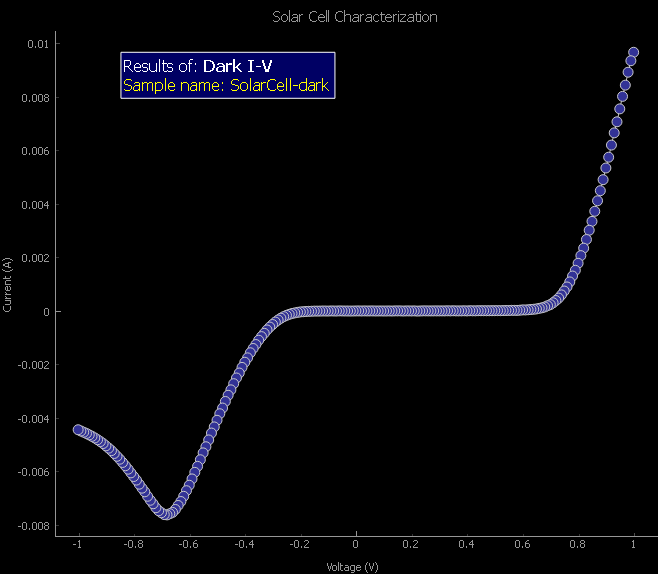

Recreate this plot in Python.
#!/usr/bin/env python3
# Copyright (c) 2014 Julio C. Rimada. All rights reserved.
# This program or module is free software: you can redistribute it and/or
# modify it under the terms of the GNU General Public License as published
# by the Free Software Foundation, either version 2 of the License, or
# version 3 of the License, or (at your option) any later version. It is
# provided for scientific purposes and is distributed in the hope that
# it will be useful, but WITHOUT ANY WARRANTY; without even the implied
# warranty of MERCHANTABILITY or FITNESS FOR A PARTICULAR PURPOSE. See
# the GNU General Public License for more details.


import os
import platform
import sys
import codecs
from datetime import datetime
import time
   
import numpy as np
from PyQt4.QtCore import *
from PyQt4.QtGui import *

import pyqtgraph as pg

import Keithley
import ui_acquiredlg3 
from ui_gpibconfig import Ui_GpibConfigDialog
import calculate 
import qrc_resources3


class IVMeas(QMainWindow, ui_acquiredlg3.Ui_IVMainWindow):

	def __init__(self, parent=None):
		super(IVMeas, self).__init__(parent)
		self.setWindowTitle("IV-Suite")
		self.setWindowIcon(QIcon('sun256.png'))
		
		settings = QSettings()
		self.recentDirs = settings.value("RecentDirectories") or []
		self.setupUi(self)
		
		self.directoriescomboBox.clear()
		self.directoriescomboBox.addItems(self.recentDirs)
		self.IVtabWidget.setCurrentIndex(0)
		
		## Window to change the gpib address of the Keithley 2400
		self.configgpib = Ui_GpibConfigDialog

		
		## Switch to using white background and black foreground in the plot window
		## maybe could include in a preferences window to be selected by user
		
		#~ pg.setConfigOption('background', 'w')
		#~ pg.setConfigOption('foreground', 'k')
		
		self.plot = pg.PlotWidget(title="Solar Cell Characterization")
		self.p1 = self.plot.plotItem
		self.p1.setLabels(left='Current (A)', bottom='Voltage (V)')
		self.p1.viewRect()
		self.ivplot.addWidget(self.plot)
		
		
		self.calcparameters = [0, 0,  0,  0, 0, 0,  0] # [isc,  voc,  fillfactor,  maxscpower,  effic, rshunt,  rseries]
		self.meastype = 0 # 0 -> dark i-v, 1 -> illuminated i-v
		self.sweeptype=0  # 0 -> standard simple sweep, 1 -> i-v hysteresis sweep
		self.datalist =[] # measured data initialized to zero
		
		self.updateUi()

	@pyqtSignature("QString")
	def on_nameLineEdit_textEdited(self, text):
		self.__index = 0
		self.updateUi()

	@pyqtSignature("")
	def on_browseButton_clicked(self):
		currentdir = str(QFileDialog.getExistingDirectory(self, "Select Directory"))
		self.directoriescomboBox.addItem(currentdir)
		self.addRecentDir(currentdir)
	
	@pyqtSignature("")
	def on_measureButton_clicked(self):

		class SavingDirError(Exception): pass

		try:
			if self.directoriescomboBox.currentIndex() ==-1:
				raise SavingDirError("you haven't selected any saving directory")
		
			self.measure()
			basename = self.samplename()
			self.saveresults(basename)
			self.plotresults(basename)
        
		except SavingDirError as e:
			QMessageBox.warning(self, "Saving Directory Error", str(e))
		except (IOError, OSError) as e:
			error = "Failed to save: {0}".format(e)


	def updateUi(self):
		if self.nameLineEdit.text() =="":
			enable = False
		else:
			enable = True
		self.measureButton.setEnabled(enable)
        
	def meastypeControl(self):
		self.meastype = self.MeasTypelistWidget.currentRow()
		if self.meastype == 0:
			print("measurement type = Dark I-V")
		elif self.meastype == 1:
			print("measurement type = Illuminated I-V")
		elif self.meastype == 2:
			print("measurement type = Voc photodecay")
		elif self.meastype == 3:
			print("measurement type = Jsc stability")
                
	def sweeptypeControl(self):
		self.sweeptype = self.SweepTypelistWidget.currentRow()
		if self.sweeptype == 0:
			print("Sweep type = Simple sweep")
		elif self.sweeptype == 1:
			print("Sweep type = Hysteresis sweep") 
            
	def measure(self):
		self.meastypeControl()
		self.sweeptypeControl()
		## Instantiate Keithley class to control instrument
		self.k2400 = Keithley.K2400Series(24)
		
		## Check type of measurement 
		
		if self.MeasTypelistWidget.currentRow() == 0:
			if self.SweepTypelistWidget.currentRow() == 0:
				sleepingtime = self.k2400SimpleSweep()
			elif self.SweepTypelistWidget.currentRow() == 1:
				sleepingtime = self.k2400HysteresisSweep()
		elif self.MeasTypelistWidget.currentRow() == 1:
			sleepingtime = self.k2400SimpleSweep()
		elif self.MeasTypelistWidget.currentRow() == 2:
			sleepingtime = self.k2400VocDecay()
		elif self.MeasTypelistWidget.currentRow() == 3:
			sleepingtime = self.Iscstability()
		
		self.k2400.outputon()   #Turn on instrument output
		
		self.k2400.write(":INIT; *OPC")     #Intialize and begin measurement
		print("Measuring...waiting for results in about {0:d} seconds".format(sleepingtime))
		time.sleep(sleepingtime)
		print("...Done!!!")
		datalist=self.k2400WaitRead()  # getting measurement results
		
		self.k2400.outputoff()   #Turn OFF instrument output
		
		# converting the 1D datalist into a 2 columns numpy array
		k2400datalist = np.array([datalist[i:i+2] for i in range(0, len(datalist),2)])
		if self.MeasTypelistWidget.currentRow() == 2:
			self.datalist = np.fliplr(k2400datalist)
		elif self.MeasTypelistWidget.currentRow() == 3:
			self.datalist = np.fliplr(k2400datalist)
			self.datalist[:,1]*=-1
		else:
			self.datalist = k2400datalist
		print("Printing data measured")
		print(self.datalist)

 
	def k2400SimpleSweep(self):
		self.k2400.write(":syst:pres; *RST; *CLS") # reset equipment
		self.k2400.write(":sens:func:conc off")  # Turn off concurrent functions
		self.k2400.write(":trace:feed:cont never")
		self.k2400.write("*ESE 1; *SRE 32")
		self.k2400.write(":source:func volt")
		self.k2400.write(":source:sweep:spacing lin")
		
		self.k2400.write(":source:sweep:direction down")
		self.k2400.write(":source:voltage:protection default")
		self.k2400.write(":source:voltage:start %.2f" %  self.VminSpinBox.value())
		self.k2400.write(":source:voltage:stop %.2f" % self.VmaxSpinBox.value())
		self.k2400.write(":source:voltage:step %.2f" %  self.sweepStepSpinBox.value())
		self.k2400.write(":source:volt:mode swe")
		self.k2400.write(":source:del %.4f" % self.sweepDelSpinBox.value())
		self.k2400.write(":source:sweep:poin?")
		number_of_points= self.k2400.read()
		
		compliance_list=["1.05e-6",  "1.05e-5",  "1.05e-4",  "1.05e-3",  "2.1e-2",  "1.05e-1",  "1.05"]
		self.k2400.write(":current:protection %s" % compliance_list[self.currentLimitcomboBox.currentIndex()])
		print("Compliance current = "+ compliance_list[self.currentLimitcomboBox.currentIndex()])
		self.k2400.write(":current:nplc 0.01")
		self.k2400.write(":current:range 0.01")
		self.k2400.write(":func 'curr:dc'")
		self.k2400.write(":abort")
		self.k2400.write(":arm:source imm")
		self.k2400.write(":arm:coun 1")
		self.k2400.write(":trigger:source imm")
		self.k2400.write(":trigger:del 0")
		self.k2400.write(":trigger:coun %s" % number_of_points)
		#buffer
		self.k2400.write(":form ascii")
		self.k2400.write(":form:elem volt,curr")
		self.k2400.write(":trace:poin %s" % number_of_points)
		self.k2400.write(":trace:clear")
		self.k2400.write(":trace:feed sense")    #Store readings in buffer
		self.k2400.write(":trace:feed:cont next")   #Enable buffer storage
		return 0

	def k2400HysteresisSweep(self):
		vstart = self.VminSpinBox.value()   # Initial value
		vstop = self.VmaxSpinBox.value()    # Final value
		vstep = self.sweepStepSpinBox.value()   # voltage increment
		pasosforward = (vstart-vstop)/vstep + 1     # number of steps in the forward direction
		volt_array = np.arange(vstart, vstop+vstep, vstep)   # array of voltages to apply in the forward direction
		
		if self.ZerocheckBox.isChecked():
			volt_array_from_zero = np.arange(0, vstart+vstep, vstep)   #  array of voltages from zero to start value 
			volt_array_tot = np.concatenate((volt_array_from_zero, volt_array, np.delete(volt_array[::-1],0)))   # array of voltages to apply starting from zero
		else:
			volt_array_tot = np.concatenate((volt_array, np.delete(volt_array[::-1],0)))     # array of voltages to apply not starting from zero
			
		self.number_of_points = len(volt_array_tot)    # length of voltages array
        
        # programming the Keithley 2400 for a memory sweep
		self.k2400.write("*RST")   #Reset instrument
		self.k2400.write("*CLS")     #Clear instrument status
		self.k2400.write(":OUTP:SMODE HIMP") #Use high impedance output off-state (IMPORTANT! refer to page 3-20 in 2400 Series User's Manual)
		self.k2400.write("*SRE 1")   #Enable service request generation
		self.k2400.write(":STAT:MEAS:ENAB 512")  #SRQ on buffer full
		self.k2400.write(":FORM:ELEM VOLT,CURR") #Format return data string as a list of voltage, current    

		count = 0
        # Begin configuration on each memory location
		for x in volt_array_tot:
			self.k2400.write(":SOUR:FUNC VOLT")  #Configure instrument to source voltages
			self.k2400.write(":SENS:FUNC 'CURR:DC'") # Configure instrument to measure DC current
			self.k2400.write(":SOUR:VOLT %f" %x)     # set source to corresponding voltage in the array of voltages 
			self.k2400.write(":SENS:CURR:NPLC 0.01")     #Set integration rate on current measurement = 0.01 PLC
			
			if count > 0:       # if not the first voltage on list 
				if cmp(volt_array_tot[count], volt_array_tot[count-1]>0):
					self.k2400.write(":SOUR:DEL %f" %self.ForwardsweepDelSpinBox.value())    #Set source delay in the forward direction of the sweep to the value defined by user 
				else:
					self.k2400.write(":SOUR:DEL %f" %self.BackwardsweepDelSpinBox.value())        #Set source delay in the backward direction of the sweep to the value defined by user 
			else:
				self.k2400.write(":SOUR:DEL %f" %self.ForwardsweepDelSpinBox.value())     #Set source delay for the first point to the value defined by user 

			self.k2400.write(":SOUR:MEM:SAVE %d"% (count+1))    #Save present SourceMeter configuration in source memory location n 
			count +=1

		self.k2400.write(":ARM:SOUR IMM")   #Set arm source = immediate (default)
		self.k2400.write(":ARM:COUN 1")   #Set arm count = 5 (This is the number of times you would like to make complete sweep cycles)
		self.k2400.write(":TRIG:SOUR IMM")   #Set trigger layer source = immediate (default)
		self.k2400.write(":TRIG:COUN %d" %self.number_of_points)    #Set trigger count = MUST equal number of points in source memory sweep
		self.k2400.write(":TRAC:POIN %d" %self.number_of_points)   #Configure buffer size = trigger count * arm count
		self.k2400.write(":TRAC:FEED SENS")   #Store readings in buffer
		self.k2400.write(":TRAC:FEED:CONT NEXT")   #Enable buffer storage
		self.k2400.write(":SOUR:FUNC MEM")    #Source function mode = source memory sweep
		self.k2400.write(":SOUR:MEM:POIN %d" %self.number_of_points)   # points in source memory sweep (MUST equal trigger count)
		self.k2400.write(":SOUR:MEM:STAR 1")    #Start at source memory location 1
		
		return 0
		
	def k2400VocDecay(self):
		#reset
		self.k2400.reset()
		#~ QMessageBox.information(self,  "Ok", "Reset")
		#set SRQ
		self.k2400.write("*ESE 1;*SRE 1")
		self.k2400.write("STAT:MEAS:ENAB 512")
		#~ QMessageBox.information(self,  "Ok", "SRQ")
		#set source
		self.k2400.write(":source:func curr")
		self.k2400.write(":source:current:mode FIX")
		self.k2400.write(":source:current default")
		self.k2400.write(":source:del 0")
		#~ QMessageBox.information(self,  "Ok", "Source")
		#sense
		compliance_list=["1.05e-6",  "1.05e-5",  "1.05e-4",  "1.05e-3",  "2.1e-2",  "1.05e-1",  "1.05"]
		self.k2400.write(":current:protection {0:s}".format(compliance_list[self.currentLimitcomboBox.currentIndex()]))
		#~ QMessageBox.information(self,  "Ok", "Current protection")
		self.k2400.write(":voltage:nplc 0.1")
		#~ QMessageBox.information(self,  "Ok", "nplc")
		self.k2400.write(":current:range:auto 1")
		#~ QMessageBox.information(self,  "Ok", "current range")
		self.k2400.write(":SENS:FUNC 'VOLT:DC'")
		#~ QMessageBox.information(self,  "Ok", "sense function volt")
		#~ QMessageBox.information(self,  "Ok", "Sense")
		#layer
		self.k2400.write(":abort")
		self.k2400.write(":arm:source imm")
		self.k2400.write(":arm:coun 1")
		self.k2400.write(":trigger:source imm")
		self.k2400.write(":trigger:del {0:.2f}".format(self.sweepDelSpinBox.value()))
		self.k2400.write(":trigger:coun {0:d}".format(self.VocNPointsspinBox.value()))
		#~ QMessageBox.information(self,  "Ok", "Layer")
		#buffer
		self.k2400.write(":form ascii")
		self.k2400.write(":form:elem volt, time")
		self.k2400.write(":trace:poin {0:d}".format(self.VocNPointsspinBox.value()))
		self.k2400.write(":trace:clear")
		self.k2400.write(":trace:feed sense")    #Store readings in buffer
		self.k2400.write(":trace:feed:cont next")  #Enable buffer storage
		#~ QMessageBox.information(self,  "Ok", "Buffer")
		meas_duration = self.sweepDelSpinBox.value()*self.VocNPointsspinBox.value()
		return int(meas_duration)
	
	def Iscstability(self):
		#number of points and delay time calculaiton
		#based on the measurement time selected by user
		meas_duration = self.minutesSpinBox.value()*60 #duration of measurement in seconds
		meas_interval = meas_duration/2500
		
		#reset
		self.k2400.reset()
		
		#set SRQ
		self.k2400.write("*ESE 1;*SRE 1")
		self.k2400.write("STAT:MEAS:ENAB 512")
		#~ QMessageBox.information(self,  "SRQ Ok", "Continue")
		#set source
		self.k2400.write(":source:func volt")
		self.k2400.write(":source:voltage:mode fixed")
		self.k2400.write(":source:voltage default")
		self.k2400.write(":source:del 0")
		#~ QMessageBox.information(self,  "Source Ok", "Continue")
		#sense
		compliance_list=["1.05e-6",  "1.05e-5",  "1.05e-4",  "1.05e-3",  "2.1e-2",  "1.05e-1",  "1.05"]
		self.k2400.write(":current:protection {0:s}".format(compliance_list[self.currentLimitcomboBox.currentIndex()]))
		self.k2400.write(":current:nplc 0.1")
		self.k2400.write(":current:range:auto on")
		self.k2400.write(":SENS:FUNC 'CURRENT'")
		#~ QMessageBox.information(self,  "Ok", "Sense")
		#layer
		self.k2400.write(":abort")
		self.k2400.write(":arm:source imm")
		self.k2400.write(":arm:coun 1")
		self.k2400.write(":trigger:source imm")
		self.k2400.write(":trigger:del {0:.3f}".format(meas_interval))
		self.k2400.write(":trigger:coun 2500")
		#~ QMessageBox.information(self,  "Ok", "layer")
		#buffer
		self.k2400.write(":form ascii")
		self.k2400.write(":form:elem current, time")
		self.k2400.write(":trace:tstamp:format abs")
		self.k2400.write(":trace:poin 2500")
		self.k2400.write(":trace:clear")
		self.k2400.write(":trace:feed sense")    #Store raw readings in buffer
		self.k2400.write(":trace:feed:cont next")   #Enable buffer storage
		#~ QMessageBox.information(self,  "Ok", "Buffer")
		return meas_duration
		
	def saveresults(self, basename):
		
		filename = self.directoriescomboBox.currentText()+'/'+basename+'.ivk'
		print("Sample filename: " + filename)
		np.savetxt(filename, self.datalist, fmt='%10.4e', delimiter='\t')
		
	def plotresults(self, basename):
		
		if self.MeasTypelistWidget.currentRow() == 0:
			if self.SweepTypelistWidget.currentRow() == 0:
				meas = "Dark I-V"
				y_axe = 'Current (A)'
				x_axe = 'Voltage (V)'
			elif self.SweepTypelistWidget.currentRow() == 1:
				meas = "Dark I-V Hysteresis"
				y_axe = 'Current (A)'
				x_axe = 'Voltage (V)'
		elif self.MeasTypelistWidget.currentRow() == 1:
			meas = "Solar Cell Illuminated I-V"
			y_axe = 'Current (A)'
			x_axe = 'Voltage (V)'
		elif self.MeasTypelistWidget.currentRow() == 2:
			meas = "Voc Photodecay curve"
			x_axe = 'Time (s)'
			y_axe = 'Voltage (V)'
		elif self.MeasTypelistWidget.currentRow() == 3:
			meas = "Jsc stability curve"
			x_axe = 'Time (s)'
			y_axe = 'Jsc (A)'
		
		self.plot.clear()
		self.p1.setLabels(left=y_axe, bottom=x_axe)
		self.p1.plot(self.datalist, symbol='o', clickable=True, width=6, name=basename)
		self.IVtabWidget.setCurrentIndex(1)
		
		if self.MeasTypelistWidget.currentRow() == 0:
			texto = 'Sample name: '+ basename
			print("Dark I-V measured, no solar cells parameters will be calculated..... for now")
		elif self.MeasTypelistWidget.currentRow() == 1:
			self.calcparameters = calculate.findscparam(self.datalist, self.IrradspinBox.value(), self.areaSpinBox.value())
			print("Iluminated I-V")
			print(self.calcparameters[3])
			isc = " %.2f " % (self.calcparameters[0]*1000)
			jsc = " %.2f " % (self.calcparameters[0]*1000/ self.areaSpinBox.value())
			voc = " %.2f " % (self.calcparameters[1]*1000)
			maxpower = " %.2f " %(self.calcparameters[3]*1000)
			fillfactor = " %.3f "%(self.calcparameters[2])
			effic = " %.2f "%(self.calcparameters[4]*100)
			rshunt = " %.2e "%(self.calcparameters[5])
			rseries = " %.2e "%(self.calcparameters[6])
			texto = 'Sample name: '+ basename+ '<br>I<sub>SC</sub> = '+ isc + ' mA <br> V<sub>OC</sub> = ' + voc + ' mV <br> P<sub>MAX</sub> = ' + maxpower +'mW <br> FF = ' + fillfactor + '<br> Efficiency = ' +effic+ ' % <br> R<sub>||</sub> = ' + rshunt + ' &#8486; <br> R<sub>series</sub> = ' + rseries + ' &#8486;'
		elif self.MeasTypelistWidget.currentRow() == 2:
			texto = texto = 'Sample name: '+ basename
			print("Voc photodecay measured")
		elif self.MeasTypelistWidget.currentRow() == 3:
			texto = texto = 'Sample name: '+ basename
			print("Voc photodecay measured")
		
		## Create text object, use HTML tags to specify color/size
		text = pg.TextItem(html='<div style="text-align: center"><span style="color: #FFF; font-size: 12pt;">Results of: <b>{0:s}</b></span><br><span style="color: #FF0; font-size: 12pt;">{1:s}</span></div>'.format(meas, texto), anchor=(-0.2,0), border='w', fill=(0, 0, 255, 100))	
		self.p1.addItem(text)
		text.setPos(self.datalist[:,0].min(), self.datalist[:,1].max())


	def k2400WaitRead(self):
		#wait until measurement is done through serial polling
		self.k2400.wait_for_srq()    
		#and read data, it will receive a long long list with all values separated by a comma            
		return self.k2400.gpib_ask()    

	def rolling(self,  a, window):
        #algorithm taken from http://stackoverflow.com/a/4924433
		shape = (a.size/2 , window)
		strides = (a.itemsize, a.itemsize)
		return np.lib.stride_tricks.as_strided(a, shape=shape, strides=strides)
		
	def samplename(self):
		if self.meastype == 0:
			meas_type = '-dark'
		elif self.meastype == 1:
			meas_type = '-light'
		elif self.meastype == 2:
			meas_type = '-VocDecay'
		elif self.meastype == 3:
			meas_type = '-JscStability'
		
		if self.sweeptype == 1:
			sweep_type = '-hysteresis'
		else:
			sweep_type = ''
		
		if self.addDatecheckBox.isChecked():
			now = datetime.now().strftime("%Y-%m-%d_%H%M%S")
			return self.nameLineEdit.text() + meas_type + sweep_type +'-'+str(now)
		else:
			return self.nameLineEdit.text() + meas_type + sweep_type
			
	def addRecentDir(self, namedir):
		if namedir is None:
			return
		if namedir not in self.recentDirs:
			self.recentDirs = [namedir] + self.recentDirs[:8]
			
	def closeEvent(self, event):
		settings = QSettings()
		settings.setValue("RecentDirectories", self.recentDirs or [])

	def updateResults(self, textresults):
		#~ self.statusBar().showMessage(message, 5000)
		self.resultstextEdit.insertPlainText(textresults)
        #~ self.setWindowModified(self.dirty)
		


if __name__ == "__main__":

	app = QApplication(sys.argv)
	myapp = IVMeas()
	myapp.show()
	sys.exit(app.exec_())
